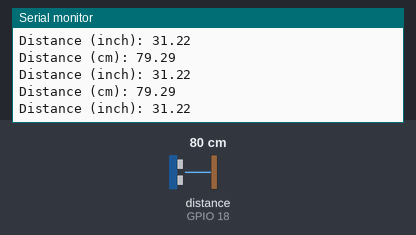
A sketch run on a simulated ESP32. Shown: the last lines printed to the serial monitor. Wiring (inferred from the names in the program): ultrasonic range finder: trigger GPIO 5; echo GPIO 18. Inputs (shaded band) come from the test bench; at power-on: distance to the obstacle (sensor on GPIO 18) 80 cm. The echo pulse lasts 58.3 µs per cm.

Above: at 1.2 s.
1.3 s: distance to the obstacle (sensor on GPIO 18) set to 2 cm
At 1.59 s:
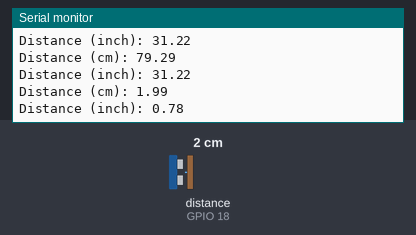
2.8 s: distance to the obstacle (sensor on GPIO 18) set to 4 cm
At 2.8 s:
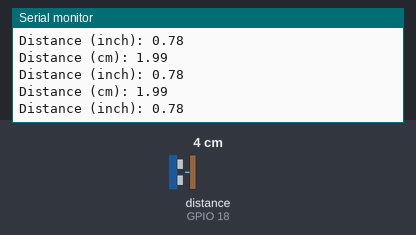
Timing chart, 0 to 5.8 s (numbered marks = the images above; inputs shaded):
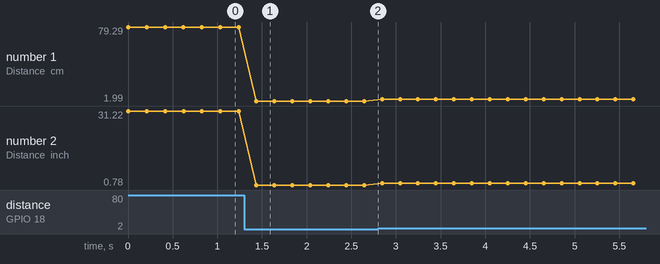

The sketch:

ESP32-HCSR04.ino
```cpp
const int trigPin = 5;
const int echoPin = 18;

//define sound speed in cm/uS
#define SOUND_SPEED 0.034
#define CM_TO_INCH 0.393701

long duration;
float distanceCm;
float distanceInch;

void setup() {
  Serial.begin(115200); // Starts the serial communication
  pinMode(trigPin, OUTPUT); // Sets the trigPin as an Output
  pinMode(echoPin, INPUT); // Sets the echoPin as an Input
}

void loop() {
  // Clears the trigPin
  digitalWrite(trigPin, LOW);
  delayMicroseconds(2);
  // Sets the trigPin on HIGH state for 10 micro seconds
  digitalWrite(trigPin, HIGH);
  delayMicroseconds(10);
  digitalWrite(trigPin, LOW);

  // Reads the echoPin, returns the sound wave travel time in microseconds
  duration = pulseIn(echoPin, HIGH);

  // Calculate the distance
  distanceCm = duration * SOUND_SPEED/2;

  // Convert to inches
  distanceInch = distanceCm * CM_TO_INCH;

  if (distanceCm == 0) {
    Serial.println("Out of range");
    }
  else {
    Serial.print("Distance (cm): ");
    Serial.println(distanceCm);
    Serial.print("Distance (inch): ");
    Serial.println(distanceInch);
  }

  delay(200);
}
```

Measured:
- after the input at 1.3 s, the serial monitor: prints a new line after 0.14 s (image 1)
- plotted number 1: 79.29 → 1.99 after the input at 1.3 s, 1.99 → 3.98 after the input at 2.8 s
- plotted number 2: 31.22 → 0.78 after the input at 1.3 s, 0.78 → 1.57 after the input at 2.8 s
